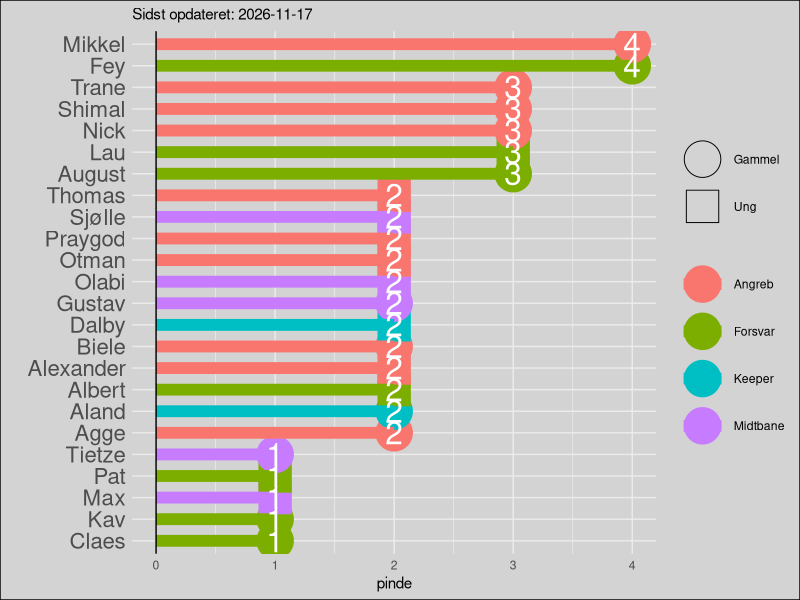
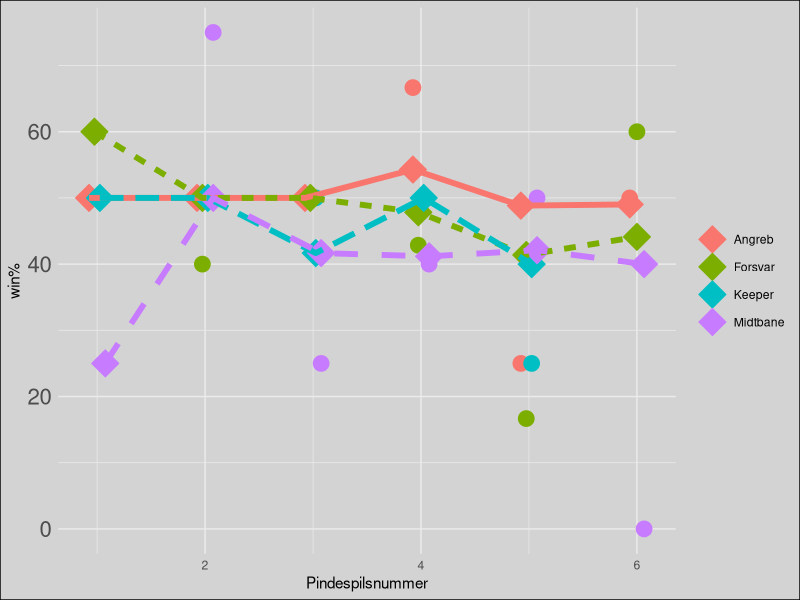

R code for these plots, in order:
library(tidyr)
library(dplyr)
library(purrr)
library(ggplot2)
library(forcats)
library(knitr)

sti_billeder <- "C:/Users/augus/Desktop/pindespil/Jelly/pindespil1908.github.io/assets/img/"

opdateret <- Sys.Date()

data <- tribble(
  ~spiller, ~alder, ~position, 
  
  "Dalby",      "Ung",         "Keeper",
  "Aland",      "Gammel",      "Keeper",
  "KC",         "Gammel",      "Keeper",
  "Konrad",     "Ung",         "Keeper",
  
  "Jogge",      "Gammel",      "Forsvar",
  "Kav",        "Gammel",      "Forsvar",
  "Claes",      "Gammel",      "Forsvar",
  "Lau",        "Ung",         "Forsvar",
  "Fey",        "Gammel",      "Forsvar",
  "August",     "Gammel",      "Forsvar",
  "Pat",        "Ung",         "Forsvar",
  "Albert",     "Ung",         "Forsvar",
  
  "Gustav",     "Gammel",      "Midtbane",
  "Max",        "Ung",         "Midtbane",
  "Tietze",     "Gammel",      "Midtbane",
  "Sjølle",     "Ung",         "Midtbane",
  "Olabi",      "Ung",         "Midtbane",
  
  "Praygod",    "Ung",         "Angreb",
  "Otman",      "Ung",         "Angreb",
  "Thomas",     "Ung",         "Angreb",
  "Alexander",  "Ung",         "Angreb",
  "Nick",       "Gammel",      "Angreb",
  "Haris",      "Ung",         "Angreb",
  "Agge",       "Gammel",      "Angreb",
  "Shimal",     "Gammel",      "Angreb",
  "Biele",      "Gammel",      "Angreb",
  "Mikkel",     "Gammel",      "Angreb",
  "Trane",      "Gammel",      "Angreb"
)

pinde <- tribble(
  ~id, ~dato, ~spiltype, ~trøjer, ~joker, 
  ~vindere, 
  ~tabere,
  
  1, "2025-01-21", "Interval", 1, 0, 
  c("August", "Pat", "Nick", "Mikkel", "Biele", "Max", "Aland", "Thomas", "Trane", "Albert", NA),
  c("Lau", "Fey", "Gustav", "Sjølle", "Alexander", "Agge", "Shimal", "Praygod", "Otman", "Olabi", "Dalby"),
  
  2, "2025-01-21", "Skud", 0, 0, 
  c("Lau", "Fey", "Gustav", "Sjølle", "Alexander", "Agge", "Shimal", "Praygod", "Otman", "Olabi", "Dalby"),
  c("August", "Pat", "Nick", "Mikkel", "Biele", "Max", "Aland", "Thomas", "Trane", "Albert", NA),
  
  3, "2025-01-23", "Interval", 0, 0, 
  c("August", "Fey", "Shimal", "Nick", "Tietze", "Claes", "Mikkel", NA, NA),
  c("Lau", "Pat", "Albert", "Max", "Sjølle", "Olabi", "Praygod", "Otman", "Thomas"),
  
  4, "2025-01-28", "Interval", 0, 0,
  c("Gustav", "Aland", "Sjølle", "Otman", "Biele", "Albert", "Mikkel", "Lau", "Shimal", "Agge", "Fey", "Thomas"),
  c("August", "Dalby", "Trane", "Max", "Olabi", "Praygod", "Tietze", "Jogge", "Pat", "Alexander", "Claes", NA),
  
  5, "2025-02-03", "4v4", 1,0,
  c("August", "Dalby", "Nick", "Olabi", "Trane", NA, NA, NA, NA, NA, NA, NA, NA, NA, NA),
  c("Aland", "KC", "Konrad", "Haris", "Sjølle", "Lau", "Pat", "Mikkel", "Shimal", "Alexander", "Thomas", "Claes", "Kav", "Praygod", "Albert"),
  
  6, "2025-02-04", "Interval", 1, 0,
  c("Lau", "Kav", "Mikkel", "Praygod", "Trane", "Alexander", "Fey"),
  c("August", "Thomas", "Nick", "Jogge", "Max", "Agge", "Haris")
  
  
  
  
)

###
# HUSK AT OPDATERE PLOTS.RMD OGSÅ!
##



funktion <- function(input) {
  pinde <- pinde %>% 
    unnest(cols = c(vindere, tabere)) %>% 
    mutate(dato = as.Date(dato, tryFormats = c("%Y-%m-%d")))
  
  forkert <- c(setdiff(pinde$tabere, data$spiller), setdiff(pinde$vindere, data$spiller)) %>% na.omit
  
  if (length(forkert) > 0) {
    stop("idiot")
  } else {
    message("godt")
  }
  pinde
}

pinde <- funktion(pinde)

png(filename = paste0(sti_billeder, "pinde_spiller.png"), width = 1000, height = 1200)
pinde %>% 
  filter(!is.na(vindere)) %>% 
  group_by(vindere) %>% 
  summarise(pinde = n()) %>% 
  left_join(data, by = c("vindere"="spiller")) %>% 
  arrange(desc(pinde)) %>% 
  ggplot(aes(fct_reorder(vindere, pinde), pinde))+ 
  geom_point(aes(shape = alder, fill = position, color=position), size =12)+
  geom_segment(aes(x = fct_reorder(vindere, pinde), xend = fct_reorder(vindere, pinde),
                   y = 0, yend = pinde, color = position),
               lwd = 4) +
  geom_text(aes(label = pinde), color = "white", size = 8) +
  scale_shape_manual(values = c(21, 22), name = " ") +
  geom_hline(yintercept = 0) +
  coord_flip() +  
  theme_minimal() + 
  scale_x_discrete(name = "")+
  #scale_y_continuous(breaks = seq(0,2))+
  theme(legend.title = element_blank(),
        axis.text.y = element_text(size = 16)) +
  labs(subtitle= paste0("Sidst opdateret: ", opdateret)) + theme(plot.background = element_rect(fill = 'lightgrey', colour = 'black'))
dev.off()

# posistions graf
png(filename = paste0(sti_billeder, "position_graf.png"), width = 1200, height = 1000)
pinde %>%
  pivot_longer(cols = c(vindere, tabere),
               names_to = "source",  # A temporary column for identifying col1/col2
               values_to = "spiller") %>%
  mutate(pind = ifelse(source == "vindere", "sejre", "tabte")) %>%  # Assign 1 if from col1, 0 if from col2
  select(-source)  %>%
  left_join(data, by = c("spiller"="spiller")) %>%
  filter(!is.na(spiller)) %>%
  group_by(id, position, pind) %>%
  summarise(vundne = n()) %>%
  rbind(data.frame(id = c(3, 3),
                   position = c("Keeper", "Keeper"),
                   pind = c("sejre", "tabte"),
                   vundne = c(1,1))) %>%
  pivot_wider(names_from = pind,
              values_from = vundne, values_fill = list(vundne = 0)) %>%
  mutate(gennemsnit = sejre/(tabte+sejre)*100) %>%
  ungroup() %>%
  group_by(position) %>%
  mutate(gnm = cumsum(sejre)/(cumsum(tabte)+cumsum(sejre))*100) %>%
  ungroup() %>%
  arrange(as.numeric(id), position) %>%
  ggplot(aes(id, gennemsnit, color = position, fill = position)) +
  geom_point(size = 5, position = position_dodge(width = 0.2)) +
  geom_point(aes(y = gnm, group = position), shape = 23, size = 7, na.rm = TRUE, position = position_dodge(width = 0.2)) +
  geom_line(aes(y = gnm, group = position, linetype = position),size = 2, na.rm = TRUE, position = position_dodge(width = 0.2)) +
  theme_minimal()+
 # scale_x_continuous(breaks = c(1,2,3)) +
  labs(
    x = "Pindespilsnummer",  # Custom x-axis label
    y = "win%"  # Custom plot title
  ) +
  theme(legend.title = element_blank(),
        axis.text.y = element_text(size = 16))+ theme(plot.background = element_rect(fill = 'lightgrey', colour = 'black'))


#+
  # geom_segment(aes(
  #   x = dodge,  # Adjust x to align with dodge
  #   xend = dodge,  # Adjust xend to align with dodge
  #   y = gennemsnit,
  #   yend = gnm,
  #   group = position),
  #   arrow = arrow(length = unit(0.15, "cm")),
  #   size= 0.3,
  #   data = ~.x %>% filter(abs(gennemsnit - gnm) > 5), # Add a threshold for arrow drawing
  #   position = position_dodge(width = 0.2),
  #   na.rm = TRUE)
dev.off()


# ggplot(aes(x = as.numeric(pindespil_id), y = gennemsnit, color = position)) +
#   geom_point(size = 3, position = position_dodge(width = 0.2)) +
#   geom_point(aes(y = gnm, group = position), shape = 0, size = 0, na.rm = TRUE, position = position_dodge(width = 0.2)) +
#   geom_smooth(aes(y = gnm, group = position, fill = position), method = "loess", se = F, na.rm = TRUE,
#               alpha = 0.2, position = position_dodge(width = 0.2)) +
#   theme_minimal() + theme(legend.position = "bottom")
# #
# test2 %>% 
#   filter(!is.na(position)) %>% 
#   group_by(pindespil_id, position, udfald) %>%
#   summarise(vundne = n(), .groups = "drop") %>%
#   rbind(data.frame(pindespil_id = c("8", "8"), 
#                    position = c("keeper", "keeper"), 
#                    udfald = c("tabende_hold", "vindende_hold"),
#                    vundne = c(0,0))) %>%
#   pivot_wider(names_from = udfald,
#               values_from = vundne, values_fill = list(vundne = 0)) %>% 
#   mutate(gennemsnit = vindende_hold/(tabende_hold+vindende_hold)*100) %>% 
#   ungroup() %>%
#   group_by(position) %>% 
#   mutate(gnm = cumsum(vindende_hold)/(cumsum(tabende_hold)+cumsum(vindende_hold))*100) %>% 
#   ungroup() %>% 
#   arrange(as.numeric(pindespil_id))
